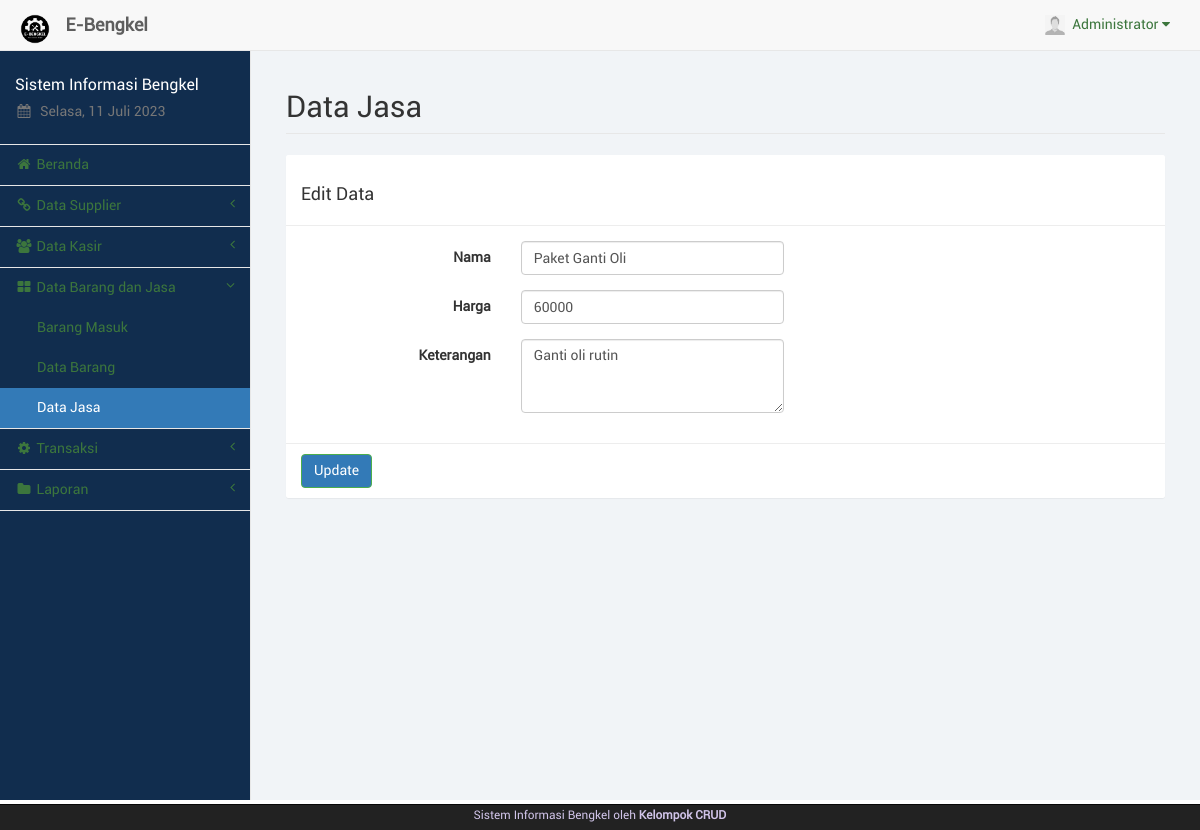
Page /jasa_edit.php?js=8 (signed in) on the committed database.
### tables this page shows
CREATE TABLE `barangjasa` (
  `id_brg` int(11) NOT NULL,
  `nama` varchar(100) NOT NULL,
  `jenis` varchar(20) NOT NULL,
  `stok` varchar(10) NOT NULL,
  `harga` varchar(20) NOT NULL,
  `keterangan` text NOT NULL,
  `id_adm` int(11) NOT NULL
);

### sess_check.php (called while the page is built, shortened)
<?php
	$chk_sess = $_SESSION['admin'];
	include("dist/config/koneksi.php");
	$sql_sess = "SELECT * FROM admin WHERE id_adm='". $chk_sess ."'";
	$ress_sess = mysqli_query($conn, $sql_sess);
	$row_sess = mysqli_fetch_array($ress_sess);
	$sess_admname = $row_sess['nama_adm'];
	$sess_admfoto = $row_sess['foto_adm'];
?>

### jasa_edit.php (the view, shortened to what this page needs)
<?php
	include("sess_check.php");
	if(isset($_GET['js'])) {
		$sql = "SELECT * FROM barangjasa WHERE id_brg='". $_GET['js'] ."'";
		$ress = mysqli_query($conn, $sql);
		$data = mysqli_fetch_array($ress);
	}
	$pagedesc = "Data Jasa";
	$menuparent = "barang";
	include("layout_top.php");
?>
		<div id="page-wrapper">
            <div class="container-fluid">
                <div class="row">
                    <div class="col-lg-12">
                        <h1 class="page-header">Data Jasa</h1>
                    </div>
                </div>
				<div class="row">
					<div class="col-lg-12"><?php include("layout_alert.php"); ?></div>
				</div>
				<div class="row">
					<div class="col-lg-12">
						<form class="form-horizontal" action="jasa_update.php" method="POST" enctype="multipart/form-data">
							<div class="panel panel-default">
								<div class="panel-heading"><h3>Edit Data</h3></div>
								<div class="panel-body">
									<div class="form-group">
										<label class="control-label col-sm-3">Nama</label>
										<div class="col-sm-4">
											<input type="text" name="nama" class="form-control" placeholder="Nama" value="<?php echo $data['nama'] ?>" required>
										</div>
									</div>
									<div class="form-group">
										<label class="control-label col-sm-3">Harga</label>
										<div class="col-sm-4">
											<input type="number" name="harga" min="0" class="form-control" placeholder="Harga" value="<?php echo $data['harga'] ?>"required>
										</div>
									</div>
									<div class="form-group">
										<label class="control-label col-sm-3">Keterangan</label>
										<div class="col-sm-4">
											<textarea name="keterangan" class="form-control" placeholder="Keterangan" rows="3" required><?php echo $data['keterangan'];?></textarea>
										</div>
									</div>
								</div>
								<div class="panel-footer">
									<button type="submit" name="perbarui" class="btn btn-success">Update</button>
								</div>
							</div>
						</form>
					</div>
				</div>
            </div>
        </div>
<?php
	include("layout_bottom.php");
?>

### layout_top.php (shortened to what this page needs)
<?php
$haries = array("Sunday" => "Minggu", "Monday" => "Senin", "Tuesday" => "Selasa", "Wednesday" => "Rabu", "Thursday" => "Kamis", "Friday" => "Jum'at", "Saturday" => "Sabtu");
$bulans = array("", "Januari", "Februari", "Maret", "April", "Mei", "Juni", "Juli", "Agustus", "September", "Oktober", "November", "Desember");
$hari_ini = $haries[date("l")];
$bulan_ini = $bulans[date("n")];
$tanggal = date("d");
$tahun = date("Y");
?>
<!DOCTYPE html>
<html lang="en">
<head>
	<link rel="stylesheet" href="p.css">
	<link href="libs/bootstrap/dist/css/bootstrap.min.css" rel="stylesheet">
	<link href="libs/metisMenu/dist/metisMenu.min.css" rel="stylesheet">
	<link href="libs/datatables-plugins/integration/bootstrap/3/dataTables.bootstrap.css" rel="stylesheet">
	<link href="libs/datatables-responsive/css/dataTables.responsive.css" rel="stylesheet">
	<link href="dist/css/sb-admin-2.css" rel="stylesheet">
	<link href="dist/css/offline-font.css" rel="stylesheet">
	<link href="dist/css/custom.css" rel="stylesheet">
	<link href="libs/font-awesome/css/font-awesome.min.css" rel="stylesheet" type="text/css">
</head>
<body>
	<div id="wrapper" style="background-color: rgba(17, 45, 78, 1);">
		<nav class="navbar navbar-default navbar-static-top" role="navigation" style="margin-bottom: 0">
			<div class="navbar-header">
				<a class="navbar-brand hidden-xs" href="index.php">
					<img src="img/logo.png" alt="brand" width="40" class="float-left image-brand">
					<div class="float-right">&nbsp;<strong>E-Bengkel</strong></div>
				</a>
			</div>
			<ul class="nav navbar-top-links navbar-right">
				<li class="dropdown dropdown-right">
					<a class="dropdown-toggle" data-toggle="dropdown" href="#">
						<img src="img/<?php echo $sess_admfoto; ?>" width="20px" height="20px"
							padding="0px">&nbsp;&nbsp;<?php echo ucfirst($sess_admname); ?>&nbsp;<i
							class="fa fa-caret-down"></i>
					</a>
				</li>
			</ul>
			<div class="navbar-default sidebar" role="navigation" style="background-color: rgba(17, 45, 78, 1);">
				<div class="sidebar-nav navbar-collapse">
					<ul class="nav" id="side-menu">
						<li class="sidebar-search">
							<h4 style="color: white;">Sistem Informasi Bengkel</h4>
							<h5 class="text-muted"><i class="fa fa-calendar fa-fw"></i>&nbsp;
								<?php echo $hari_ini . ", " . $tanggal . " " . $bulan_ini . " " . $tahun ?>
							</h5>
						</li>
						<?php
						if ($pagedesc == "Beranda") {
							echo '<li><a href="index.php" class="active"><i class="fa fa-home fa-fw"></i>&nbsp;Beranda</a></li>';
						} else {
							echo '<li><a href="index.php"><i class="fa fa-home fa-fw"></i>&nbsp;Beranda</a></li>';
						}
						if (isset($menuparent) && $menuparent == "supplier") {
							echo '<li class="active">';
						} else {
							echo '<li>';
						}
						?>
						<a href="#"><i class="fa fa-chain fa-fw"></i>&nbsp;Data Supplier<span
								class="fa arrow"></span></a>
						<?php
						if (isset($menuparent) && $menuparent == "kasir") {
							echo '<li class="active">';
						} else {
							echo '<li>';
						}
						?>
						<a href="#"><i class="fa fa-group fa-fw"></i>&nbsp;Data Kasir<span class="fa arrow"></span></a>
						<?php
						if (isset($menuparent) && $menuparent == "barang") {
							echo '<li class="active">';
						} else {
							echo '<li>';
						}
						?>
						<a href="#"><i class="fa fa-th-large fa-fw"></i>&nbsp;Data Barang dan Jasa<span
								class="fa arrow"></span></a>
						<ul class="nav nav-second-level">
							<?php
							if ($pagedesc == "Barang Masuk") {
								echo '<li><a href="trxbarang.php" class="active">Barang Masuk</a></li>';
							} else {
								echo '<li><a href="trxbarang.php">Barang Masuk</a></li>';
							}
							if ($pagedesc == "Data Barang") {
								echo '<li><a href="barang.php" class="active">Data Barang</a></li>';
							} else {
								echo '<li><a href="barang.php">Data Barang</a></li>';
							}
							if ($pagedesc == "Data Jasa") {
								echo '<li><a href="jasa.php" class="active">Data Jasa</a></li>';
							} else {
								echo '<li><a href="jasa.php">Data Jasa</a></li>';
							}
							?>
						</ul>
						<?php
						if (isset($menuparent) && $menuparent == "transaksi") {
							echo '<li class="active">';
						} else {
							echo '<li>';
						}
						?>
						<a href="#"><i class="fa fa-gear fa-fw"></i>&nbsp;Transaksi<span class="fa arrow"></span></a>
						</li>
						<?php
						if (isset($menuparent) && $menuparent == "laporan") {
							echo '<li class="active">';
						} else {
							echo '<li>';
						}
						?>
						<a href="#"><i class="fa fa-folder fa-fw"></i>&nbsp;Laporan<span class="fa arrow"></span></a>
						</li>
					</ul>
				</div>
			</div>
		</nav>

### rows in the picture
barangjasa: nama "Paket Ganti Oli", harga "60000", keterangan "Ganti oli rutin"

### other values in the picture
$sess_admname "Administrator"
